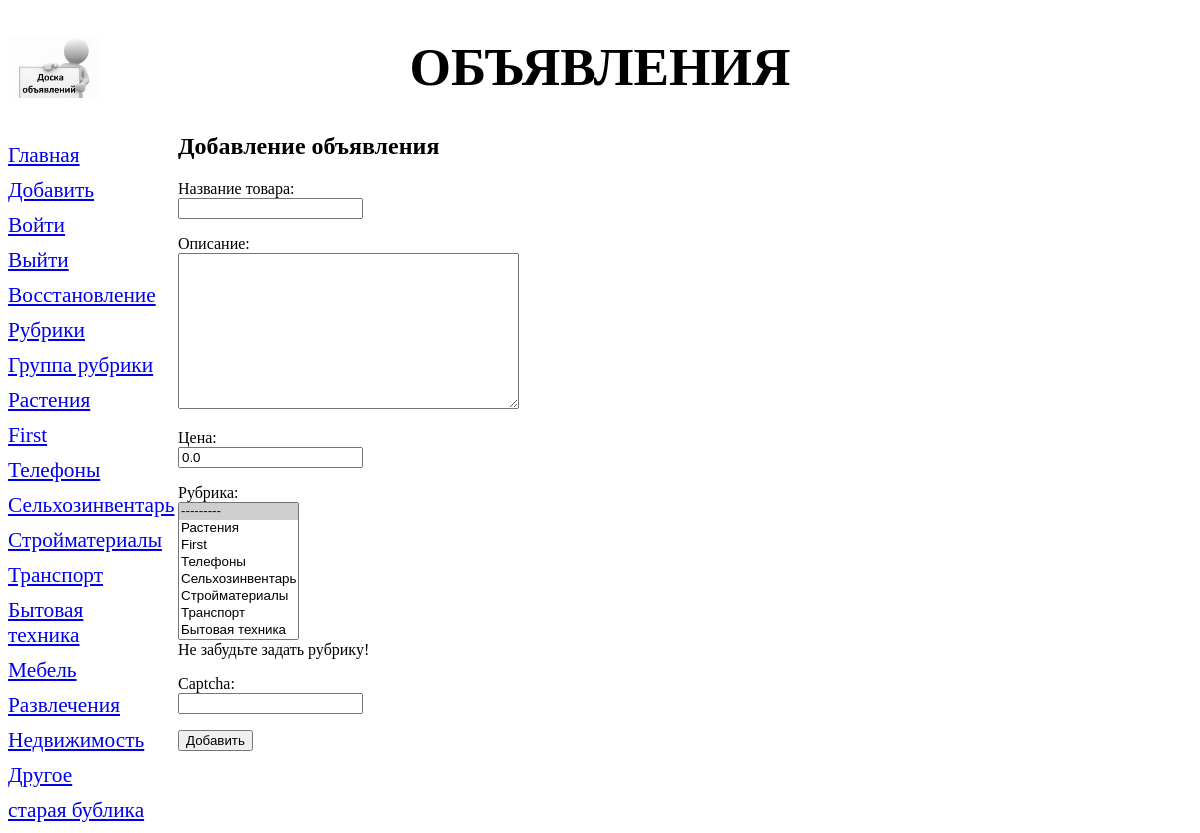
/bboard/class_add/ (signed in), run on an earlier commit of the app's database.
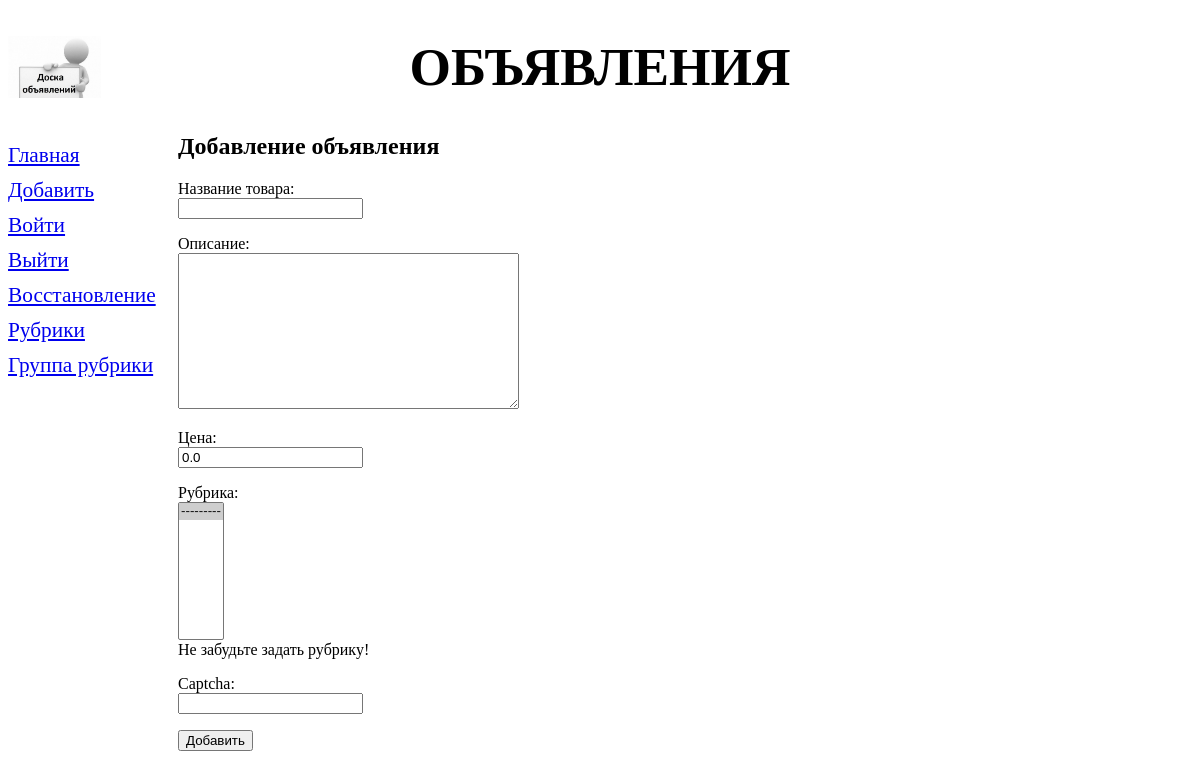
And on a later commit of the database.
### bboard/models.py (models this page shows)
class Rubric (models.Model):#клас рубрик
    name = models.CharField(max_length=20, db_index=True, verbose_name='Название')
    order = models.SmallIntegerField(default=0, db_index=True)
    def __str__(self):#класс представляющий рубрики стоками
        return self.name
    class Meta:
        verbose_name_plural = 'Рубрики'
        verbose_name = 'Рубрика'
        ordering = ['order', 'name']

### bboard/views.py (the view, shortened to what this page needs)
# urls.py: path('class_add/',BbAddView.as_view()),#добавление через класс
class BbAddView(LoginRequiredMixin, FormView):#низкоуровневый класс FormView, только для вошедших(LoginRequiredMixin,)
    template_name = 'bboard/create.html'#путь к файлу шаблона (страница с формой)
    form_class = BbForm#класс формы связанной с моделью
    initial = {'price': 0.0}
    def get_context_data(self, *args, **kwargs):
        context = super().get_context_data(*args, **kwargs)
        context['rubrics'] = Rubric.objects.all()
        return context
    def get_form(self, form_class=None):#создает и возвращает экземпляр формы указанной в form_class.
        self.object=super().get_form(form_class)#Ее мы сохраняем потому что нужно вернуть pk у объекта для формирования ссылки после сохранения формы
        return self.object# сохраняем форму в атрибуте object

### bboard/forms.py (shortened to what this page needs)
class BbForm(forms.ModelForm):#полное объявление всех полей
    title = forms.CharField(label='Название товара')
    content = forms.CharField(label='Описание',
            validators=[validators.RegexValidator(regex='^.{4,}$')],
            error_messages={'invalid': 'Неправильное название товара'},
            widget=forms.widgets.Textarea())
    price = forms.DecimalField(label='Цена', decimal_places=2)
    rubric = forms.ModelChoiceField(queryset=Rubric.objects.all(),
            label='Рубрика', help_text='Не забудьте задать рубрику!',
            widget=forms.widgets.Select(attrs={'size': 8}))
    captcha = CaptchaField()
    class Meta:
        model = Bb
        fields = ('title', 'content', 'price', 'rubric')

### bboard/templates/bboard/create.html (shortened to what this page needs)
{% extends "layout/basic.html" %}
{% block content %}
<h2>Добавление объявления</h2>
<form method="post">
    {% for field in form.visible_fields %}
        <p>{{ field.label_tag }}<br>{{ field }}<br>
        {{ field.help_text }}</p>
    {% endfor %}
    <input type="submit" value="Добавить">
</form>
{% endblock %}

### bboard/templates/layout/basic.html (shortened to what this page needs)
{% load static %}
<!DOCTYPE html>
<html>
    <head>
        <link rel="stylesheet" type="text/css" href="{% static 'bboard/style.css' %}">
    </head>
    <body>
        <header>
            <h1>Объявления</h1>
        </header>
        <nav>
            <a href="{% url 'index' %}">Главная</a>
            <a href="{% url 'add' %}">Добавить</a>
            <a href="{% url 'login' %}">Войти</a>
            <a href="{% url 'logout' %}">Выйти</a>
            <a href="{% url 'password_reset' %}">Восстановление</a>
            <a href="{% url 'rubrics' %}">Рубрики</a>
            <a href="{% url 'rubrics_formset' %}">Группа рубрики</a>
            {% for rubric in rubrics %}
            <a href="{{ rubric.get_absolute_url }}">{{ rubric.name }}</a>
            {% endfor %}
        </nav>
        <section>
        {% block content %}
        {% endblock %}
        </section>
    </body>
</html>

What changed in the data, as far as the page shows it:
removed Rubric: name "Растения"
removed Rubric: name "First"
removed Rubric: name "Телефоны"
removed Rubric: name "Сельхозинвентарь"
removed Rubric: name "Стройматериалы"
removed Rubric: name "Транспорт"
removed Rubric: name "Бытовая техника"
removed Rubric: name "Мебель"
removed Rubric: name "Развлечения"
removed Rubric: name "Недвижимость"
removed Rubric: name "Другое"
removed Rubric: name "старая бублика"
Also different on the page:
form field rubric: "--------- ☑ / Растения / First / Телефоны / Сельхозинвентарь / Стройматериалы / Транспорт / Бытовая техника" → "--------- ☑"
